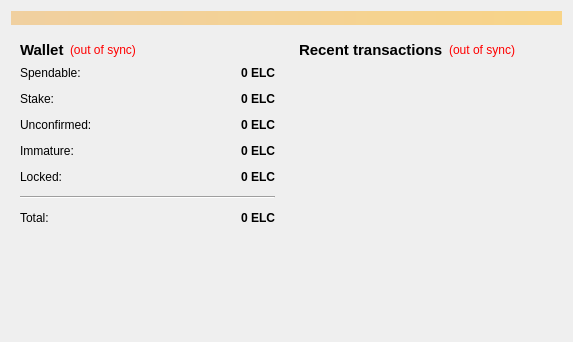
<?xml version="1.0" encoding="UTF-8"?>
<ui version="4.0">
 <class>OverviewPage</class>
 <widget class="QWidget" name="OverviewPage">
  <property name="geometry">
   <rect>
    <x>0</x>
    <y>0</y>
    <width>573</width>
    <height>342</height>
   </rect>
  </property>
  <property name="windowTitle">
   <string>Form</string>
  </property>
  <layout class="QVBoxLayout" name="topLayout">
   <item>
    <widget class="QLabel" name="labelAlerts">
     <property name="visible">
      <bool>false</bool>
     </property>
     <property name="styleSheet">
      <string notr="true">background-color: qlineargradient(x1: 0, y1: 0, x2: 1, y2: 0, stop:0 #F0D0A0, stop:1 #F8D488);  color:#000000
</string>
     </property>
     <property name="wordWrap">
      <bool>true</bool>
     </property>
     <property name="margin">
      <number>3</number>
     </property>
    </widget>
   </item>
   <item>
    <layout class="QHBoxLayout" name="horizontalLayout" stretch="1,1">
     <item>
      <layout class="QVBoxLayout" name="verticalLayout_2">
       <item>
        <widget class="QWidget" name="widget" native="true">
         <layout class="QVBoxLayout" name="verticalLayout_4">
          <item>
           <layout class="QHBoxLayout" name="horizontalLayout_4">
            <item>
             <widget class="QLabel" name="label_5">
              <property name="font">
               <font>
                <pointsize>11</pointsize>
                <weight>75</weight>
                <bold>true</bold>
               </font>
              </property>
              <property name="text">
               <string>Wallet</string>
              </property>
             </widget>
            </item>
            <item>
             <widget class="QLabel" name="labelWalletStatus">
              <property name="toolTip">
               <string>The displayed information may be out of date. Your wallet automatically synchronizes with the Elcoin network after a connection is established, but this process has not completed yet.</string>
              </property>
              <property name="styleSheet">
               <string notr="true">QLabel { color: red; }</string>
              </property>
              <property name="text">
               <string notr="true">(out of sync)</string>
              </property>
              <property name="alignment">
               <set>Qt::AlignLeading|Qt::AlignLeft|Qt::AlignVCenter</set>
              </property>
             </widget>
            </item>
            <item>
             <spacer name="horizontalSpacer_2">
              <property name="orientation">
               <enum>Qt::Horizontal</enum>
              </property>
              <property name="sizeHint" stdset="0">
               <size>
                <width>40</width>
                <height>20</height>
               </size>
              </property>
             </spacer>
            </item>
           </layout>
          </item>
          <item>
           <layout class="QFormLayout" name="formLayout_2">
            <property name="fieldGrowthPolicy">
             <enum>QFormLayout::AllNonFixedFieldsGrow</enum>
            </property>
            <property name="horizontalSpacing">
             <number>12</number>
            </property>
            <property name="verticalSpacing">
             <number>12</number>
            </property>
            <item row="0" column="0">
             <widget class="QLabel" name="label">
              <property name="text">
               <string>Spendable:</string>
              </property>
             </widget>
            </item>
            <item row="0" column="1">
             <widget class="QLabel" name="labelBalance">
              <property name="font">
               <font>
                <weight>75</weight>
                <bold>true</bold>
               </font>
              </property>
              <property name="cursor">
               <cursorShape>IBeamCursor</cursorShape>
              </property>
              <property name="toolTip">
               <string>Your current spendable balance</string>
              </property>
              <property name="text">
               <string notr="true">0 ELC</string>
              </property>
              <property name="alignment">
               <set>Qt::AlignRight|Qt::AlignTrailing|Qt::AlignVCenter</set>
              </property>
              <property name="textInteractionFlags">
               <set>Qt::LinksAccessibleByMouse|Qt::TextSelectableByKeyboard|Qt::TextSelectableByMouse</set>
              </property>
             </widget>
            </item>
            <item row="1" column="0">
             <widget class="QLabel" name="label_6">
              <property name="text">
               <string>Stake:</string>
              </property>
             </widget>
            </item>
            <item row="1" column="1">
             <widget class="QLabel" name="labelStake">
              <property name="font">
               <font>
                <weight>75</weight>
                <bold>true</bold>
               </font>
              </property>
              <property name="cursor">
               <cursorShape>IBeamCursor</cursorShape>
              </property>
              <property name="toolTip">
               <string>Total of coins that was staked, and do not yet count toward the current balance</string>
              </property>
              <property name="text">
               <string notr="true">0 ELC</string>
              </property>
              <property name="alignment">
               <set>Qt::AlignRight|Qt::AlignTrailing|Qt::AlignVCenter</set>
              </property>
              <property name="textInteractionFlags">
               <set>Qt::LinksAccessibleByMouse|Qt::TextSelectableByKeyboard|Qt::TextSelectableByMouse</set>
              </property>
             </widget>
            </item>
            <item row="2" column="0">
             <widget class="QLabel" name="label_3">
              <property name="text">
               <string>Unconfirmed:</string>
              </property>
             </widget>
            </item>
            <item row="2" column="1">
             <widget class="QLabel" name="labelUnconfirmed">
              <property name="font">
               <font>
                <weight>75</weight>
                <bold>true</bold>
               </font>
              </property>
              <property name="cursor">
               <cursorShape>IBeamCursor</cursorShape>
              </property>
              <property name="toolTip">
               <string>Total of transactions that have yet to be confirmed, and do not yet count toward the current balance</string>
              </property>
              <property name="text">
               <string notr="true">0 ELC</string>
              </property>
              <property name="alignment">
               <set>Qt::AlignRight|Qt::AlignTrailing|Qt::AlignVCenter</set>
              </property>
              <property name="textInteractionFlags">
               <set>Qt::LinksAccessibleByMouse|Qt::TextSelectableByKeyboard|Qt::TextSelectableByMouse</set>
              </property>
             </widget>
            </item>
            <item row="3" column="0">
             <widget class="QLabel" name="labelImmatureText">
              <property name="text">
               <string>Immature:</string>
              </property>
             </widget>
            </item>
            <item row="3" column="1">
             <widget class="QLabel" name="labelImmature">
              <property name="font">
               <font>
                <weight>75</weight>
                <bold>true</bold>
               </font>
              </property>
              <property name="cursor">
               <cursorShape>IBeamCursor</cursorShape>
              </property>
              <property name="toolTip">
               <string>Mined balance that has not yet matured</string>
              </property>
              <property name="text">
               <string notr="true">0 ELC</string>
              </property>
              <property name="alignment">
               <set>Qt::AlignRight|Qt::AlignTrailing|Qt::AlignVCenter</set>
              </property>
              <property name="textInteractionFlags">
               <set>Qt::LinksAccessibleByMouse|Qt::TextSelectableByKeyboard|Qt::TextSelectableByMouse</set>
              </property>
             </widget>
            </item>
            <item row="4" column="0">
             <widget class="QLabel" name="labelLockedText">
              <property name="text">
               <string>Locked:</string>
              </property>
             </widget>
            </item>
            <item row="4" column="1">
             <widget class="QLabel" name="labelLocked">
              <property name="font">
               <font>
                <weight>75</weight>
                <bold>true</bold>
               </font>
              </property>
              <property name="cursor">
               <cursorShape>IBeamCursor</cursorShape>
              </property>
              <property name="toolTip">
               <string>Total of transactions that have yet to be locked, and do not yet count toward the current balance</string>
              </property>
              <property name="text">
               <string notr="true">0 ELC</string>
              </property>
              <property name="alignment">
               <set>Qt::AlignRight|Qt::AlignTrailing|Qt::AlignVCenter</set>
              </property>
              <property name="textInteractionFlags">
               <set>Qt::LinksAccessibleByMouse|Qt::TextSelectableByKeyboard|Qt::TextSelectableByMouse</set>
              </property>
             </widget>
            </item>
            <item row="5" column="0" colspan="2">
             <widget class="Line" name="line">
              <property name="orientation">
               <enum>Qt::Horizontal</enum>
              </property>
             </widget>
            </item>
            <item row="6" column="0">
             <widget class="QLabel" name="labelTotalText">
              <property name="text">
               <string>Total:</string>
              </property>
             </widget>
            </item>
            <item row="6" column="1">
             <widget class="QLabel" name="labelTotal">
              <property name="font">
               <font>
                <weight>75</weight>
                <bold>true</bold>
               </font>
              </property>
              <property name="cursor">
               <cursorShape>IBeamCursor</cursorShape>
              </property>
              <property name="toolTip">
               <string>Your current total balance</string>
              </property>
              <property name="text">
               <string notr="true">0 ELC</string>
              </property>
              <property name="alignment">
               <set>Qt::AlignRight|Qt::AlignTrailing|Qt::AlignVCenter</set>
              </property>
              <property name="textInteractionFlags">
               <set>Qt::LinksAccessibleByMouse|Qt::TextSelectableByKeyboard|Qt::TextSelectableByMouse</set>
              </property>
             </widget>
            </item>
           </layout>
          </item>
         </layout>
        </widget>
       </item>
       <item>
        <spacer name="verticalSpacer">
         <property name="orientation">
          <enum>Qt::Vertical</enum>
         </property>
         <property name="sizeHint" stdset="0">
          <size>
           <width>20</width>
           <height>40</height>
          </size>
         </property>
        </spacer>
       </item>
      </layout>
     </item>
     <item>
      <layout class="QVBoxLayout" name="verticalLayout_3">
       <item>
        <widget class="QWidget" name="widget_2" native="true">
         <layout class="QVBoxLayout" name="verticalLayout">
          <item>
           <layout class="QHBoxLayout" name="horizontalLayout_2">
            <item>
             <widget class="QLabel" name="label_4">
              <property name="font">
               <font>
                <pointsize>11</pointsize>
                <weight>75</weight>
                <bold>true</bold>
               </font>
              </property>
              <property name="text">
               <string>&lt;b&gt;Recent transactions&lt;/b&gt;</string>
              </property>
             </widget>
            </item>
            <item>
             <widget class="QLabel" name="labelTransactionsStatus">
              <property name="toolTip">
               <string>The displayed information may be out of date. Your wallet automatically synchronizes with the Elcoin network after a connection is established, but this process has not completed yet.</string>
              </property>
              <property name="styleSheet">
               <string notr="true">QLabel { color: red; }</string>
              </property>
              <property name="text">
               <string notr="true">(out of sync)</string>
              </property>
              <property name="alignment">
               <set>Qt::AlignRight|Qt::AlignTrailing|Qt::AlignVCenter</set>
              </property>
             </widget>
            </item>
            <item>
             <spacer name="horizontalSpacer">
              <property name="orientation">
               <enum>Qt::Horizontal</enum>
              </property>
              <property name="sizeHint" stdset="0">
               <size>
                <width>40</width>
                <height>20</height>
               </size>
              </property>
             </spacer>
            </item>
           </layout>
          </item>
          <item>
           <widget class="QListView" name="listTransactions">
            <property name="styleSheet">
             <string notr="true">QListView { background: transparent; }</string>
            </property>
            <property name="frameShape">
             <enum>QFrame::NoFrame</enum>
            </property>
            <property name="verticalScrollBarPolicy">
             <enum>Qt::ScrollBarAlwaysOff</enum>
            </property>
            <property name="horizontalScrollBarPolicy">
             <enum>Qt::ScrollBarAlwaysOff</enum>
            </property>
            <property name="selectionMode">
             <enum>QAbstractItemView::NoSelection</enum>
            </property>
           </widget>
          </item>
         </layout>
        </widget>
       </item>
      </layout>
     </item>
    </layout>
   </item>
  </layout>
 </widget>
 <resources/>
 <connections/>
</ui>
